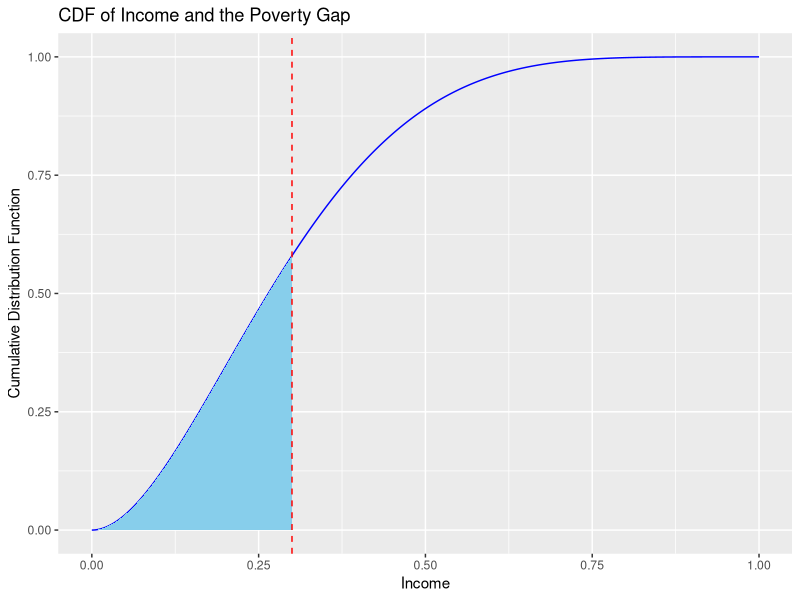
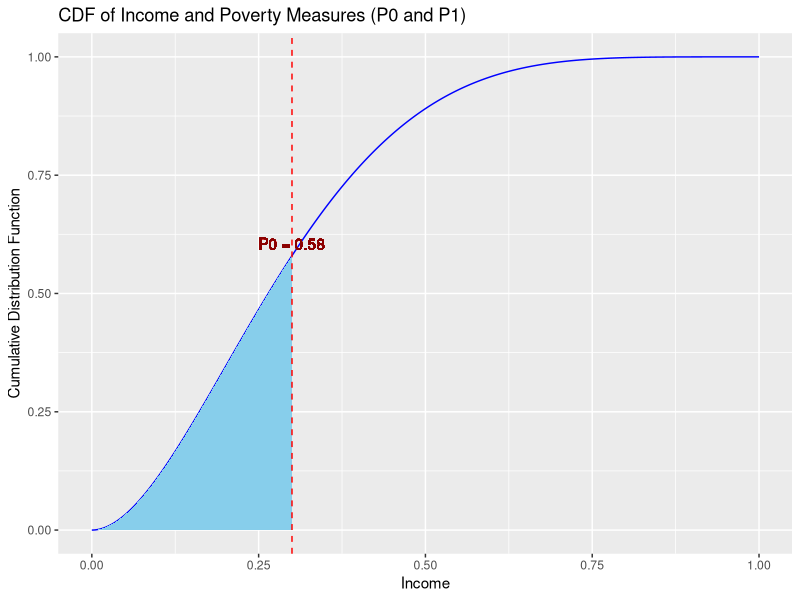
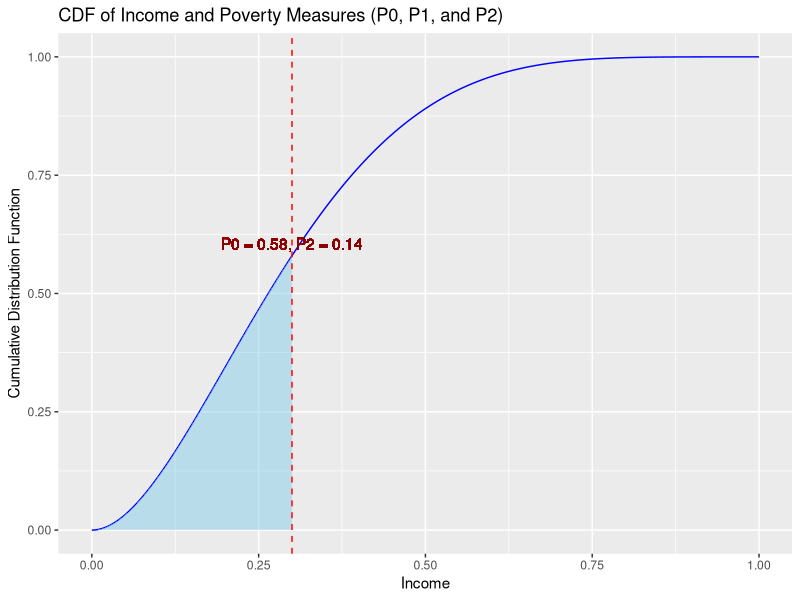
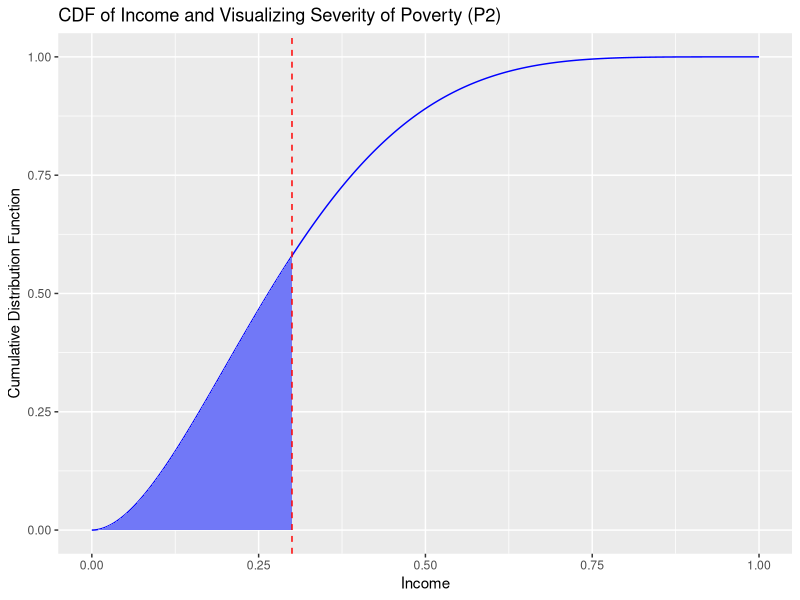
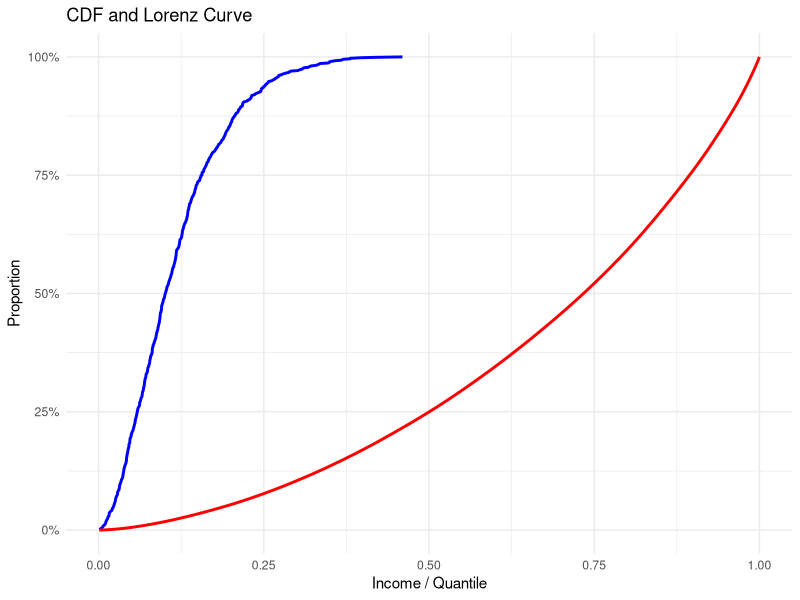

Write R code to recreate these figures, in order.
# Load necessary library
if (!require("ggplot2")) install.packages("ggplot2")
library(ggplot2)

# Define parameters for the Beta distribution
alpha <- 2
beta <- 5
poverty_line <- 0.3

# Create a sequence of income values from 0 to 1
income <- seq(0, 1, length.out = 1000)

# Calculate the CDF values for these income levels
cdf_values <- pbeta(income, alpha, beta)

# Create a data frame for plotting
data <- data.frame(Income = income, CDF = cdf_values)

# Plot the CDF (Area is P1)
p <- ggplot(data, aes(x = Income, y = CDF)) +
  geom_line(color = "blue") +
  geom_area(data = subset(data, Income <= poverty_line), fill = "skyblue") +
  geom_vline(xintercept = poverty_line, linetype = "dashed", color = "red") +
  ggtitle("CDF of Income and the Poverty Gap") +
  xlab("Income") + ylab("Cumulative Distribution Function")

# Display the plot
print(p)


# # Calculate P0 - headcount ratio at the poverty line
P0 <- pbeta(poverty_line, alpha, beta)

# Plot the CDF
p <- ggplot(data, aes(x = Income, y = CDF)) +
  geom_line(color = "blue") +
  geom_area(data = subset(data, Income <= poverty_line), fill = "skyblue") +
  geom_vline(xintercept = poverty_line, linetype = "dashed", color = "red") +
  geom_text(aes(x = poverty_line, y = P0, label = sprintf("P0 = %.2f", P0), vjust = -0.5), color = "darkred") +
  ggtitle("CDF of Income and Poverty Measures (P0 and P1)") +
  xlab("Income") + ylab("Cumulative Distribution Function")

# Display the plot
print(p)


# Calculate P2 - severity of poverty index
P2 <- integrate(function(x) ((poverty_line - x)/poverty_line)^2 * dbeta(x, alpha, beta), lower = 0, upper = poverty_line)$value

# Plot the CDF
p <- ggplot(data, aes(x = Income, y = CDF)) +
  geom_line(color = "blue") +
  geom_area(data = subset(data, Income <= poverty_line), fill = "skyblue", alpha = 0.5) +
  geom_vline(xintercept = poverty_line, linetype = "dashed", color = "red") +
  geom_text(aes(x = poverty_line, y = P0, label = sprintf("P0 = %.2f, P2 = %.2f", P0, P2), vjust = -0.5), color = "darkred") +
  ggtitle("CDF of Income and Poverty Measures (P0, P1, and P2)") +
  xlab("Income") + ylab("Cumulative Distribution Function")

# Display the plot
print(p)

# Define parameters for the Beta distribution
alpha <- 2
beta <- 5
poverty_line <- 0.3
income <- seq(0, 1, length.out = 1000)

# Calculate the CDF values and the poverty gaps squared
cdf_values <- pbeta(income, alpha, beta)
poverty_gaps_squared <- ((poverty_line - income) / poverty_line)^2
poverty_gaps_squared[income > poverty_line] <- NA  # Only consider values below the poverty line

# Create a data frame for plotting
data <- data.frame(Income = income, CDF = cdf_values, Severity = poverty_gaps_squared)

# Plot the CDF with a tile for severity
p <- ggplot(data, aes(x = Income, y = CDF)) +
  geom_line(color = "blue") +
  geom_area(data = subset(data, Income <= poverty_line), aes(fill = Severity)) +
  scale_fill_gradient(low = "skyblue", high = "blue", guide = "none") +
  geom_vline(xintercept = poverty_line, linetype = "dashed", color = "red") +
  ggtitle("CDF of Income and Visualizing Severity of Poverty (P2)") +
  xlab("Income") + ylab("Cumulative Distribution Function")

# Display the plot
print(p)

# Define parameters for the Beta distribution
alpha <- 2
beta <- 5
n <- 1000  # Number of income points

# Define parameters for the Beta distribution
alpha <- 2
beta <- 15
n <- 1000  # Number of income points

# Generate income data
set.seed(42)
income <- rbeta(n, alpha, beta)

# Calculate the CDF using the empirical method
income_sorted <- sort(income)
cdf <- cumsum(table(income_sorted)/n)

# Calculate the Lorenz curve
total_income <- sum(income_sorted)
cumulative_income <- cumsum(income_sorted)
lorenz <- cumulative_income / total_income

# Create a data frame for plotting
data <- data.frame(
  Income = income_sorted,
  CDF = cdf,
  Lorenz = lorenz,
  Quantile = cdf  # Use CDF as the x-axis for Lorenz for correct alignment
)

# Create the plot
plot <- ggplot(data) +
  geom_line(aes(x = Income, y = CDF), color = "blue", size = 1) +
  geom_line(aes(x = Quantile, y = Lorenz), color = "red", size = 1) +
  labs(x = "Income / Quantile",
       y = "Proportion", title = "CDF and Lorenz Curve") +
  scale_y_continuous(labels = scales::percent_format()) +
  theme_minimal()

# Display the plot
print(plot)
